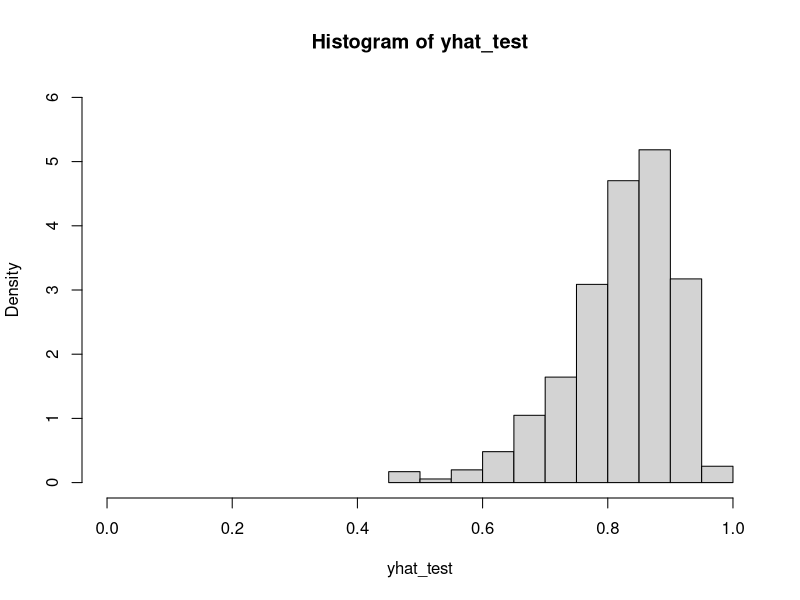

Write the R code that produced this figure. (Note: this script raises an error after producing the figure.)
## ---- chunk 1
knitr::opts_chunk$set(echo = TRUE)

#load packages
library(tidyverse)
library(pROC)
library(glmnet)
library(readr)
library(MASS)
library(ggplot2)

#load dataset
demographics <- read_csv("demographics_id.csv")
## ---- chunk 2
#split demographics voter data into training and test set using sampling
#Set seed for replication
set.seed(02138)

## For Regression analysis
#allocated 75% of data to training and 25% of data to testing
row.number <- sample(1:nrow(demographics), 0.75 * nrow(demographics))
n_train = demographics[row.number,]
n_test = demographics[-row.number,]

#summarise
dim(n_train)
dim(n_test)
## ---- chunk 3
## USA Model
#fit the demographic variables onto the outcome variable of vaccine acceptance
fm1 <- covid_vaccine ~ gender + age_group + education + race + financial_status

#estimate model (logistic regression)
model1 <- glm(fm1, data = n_train, family = "binomial", na.action = na.exclude)
summary(model1)

## ---- chunk 4
#Calculate prediction value on the test set
yhat_test <- predict(model1, newdata = n_test, "response")

#Plot prediction value density of test set
hist(yhat_test, freq = FALSE, xlim = c(0, 1), ylim = c(0, 6))

#Create yhat column on the country level model
demographics$yhat <- predict(model1, newdata = demographics, "response")
## ---- chunk 5
#Compute ROC curve 
nc.roc1 <- roc(
  response  = n_test$covid_vaccine,
  predictor = n_test$yhat
)

#Plot ROC curve
plot(nc.roc1, 
     xlab = "False Positive Rate or 1-Specificity",
     ylab = "True Positive Rate or Sensitivity",
     main = "ROC Curve (Our Model)",
     legacy.axes = TRUE)
## ---- chunk 6
#Calculate the threshold for positive case from test set
threshold <- coords(nc.roc1, x = "best", transpose = TRUE,
                      ret = c("threshold","accuracy","precision","recall"))

n_test$threshold <- threshold[1]

#Use boolean logic to determine model v. actual prediction value
n_test$yhat_actual <- as.numeric(n_test$yhat > n_test$threshold)

#Create prop table of model efficiency
prop_table_covid <- prop.table(table(n_test$yhat_actual, n_test$covid_vaccine))
rownames(prop_table_covid) <- c("True", "Not True")
colnames(prop_table_covid) <- c("True", "Not True")
prop_table_covid

